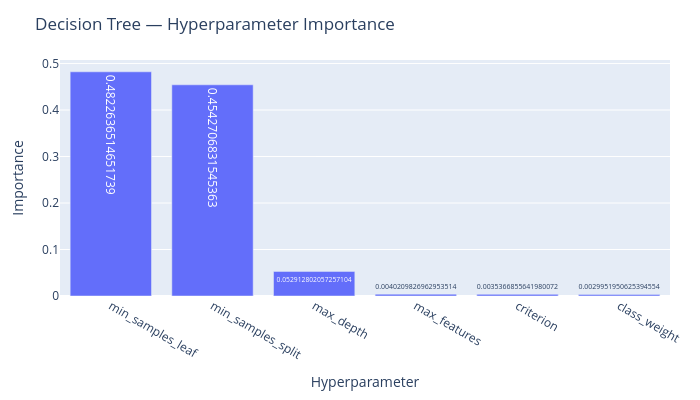

The notebook cell saved with this chart:
### Code cell
# ============================================================
# CELL 26 — TREE HYPERPARAMETER IMPORTANCE
# ============================================================

try:

    tree_importance = optuna.importance.get_param_importances(
        tree_study
    )

    tree_importance_df = pd.DataFrame(
        {
            "Hyperparameter": list(tree_importance.keys()),
            "Importance": list(tree_importance.values())
        }
    )

    display(
        tree_importance_df.round(4)
    )

    fig = px.bar(
        tree_importance_df,
        x="Hyperparameter",
        y="Importance",
        text="Importance",
        title="Decision Tree — Hyperparameter Importance"
    )

    fig.update_layout(
        width=700,
        height=400,
        margin=dict(
            l=60,
            r=30,
            t=60,
            b=60
        )
    )

    fig.show()

except Exception as error:

    print("Hyperparameter importance could not be calculated.")
    print("Reason:", error)

### Figure 1 — Plotly figure (JSON) as saved in the notebook; plotly's stock layout.template omitted (floating-point values rounded to 4 significant figures)
{"data": [{"hovertemplate": "Hyperparameter=%{x}<br>Importance=%{text}<extra></extra>", "legendgroup": "", "marker": {"color": "#636efa", "pattern": {"shape": ""}}, "name": "", "orientation": "v", "showlegend": false, "text": [0.4823, 0.4543, 0.05291, 0.004021, 0.003537, 0.002995], "textposition": "auto", "type": "bar", "x": ["min_samples_leaf", "min_samples_split", "max_depth", "max_features", "criterion", "class_weight"], "xaxis": "x", "y": [0.4823, 0.4543, 0.05291, 0.004021, 0.003537, 0.002995], "yaxis": "y"}], "layout": {"barmode": "relative", "height": 400, "legend": {"tracegroupgap": 0}, "margin": {"b": 60, "l": 60, "r": 30, "t": 60}, "title": {"text": "Decision Tree — Hyperparameter Importance"}, "width": 700, "xaxis": {"anchor": "y", "domain": [0, 1], "title": {"text": "Hyperparameter"}}, "yaxis": {"anchor": "x", "domain": [0, 1], "title": {"text": "Importance"}}}}
